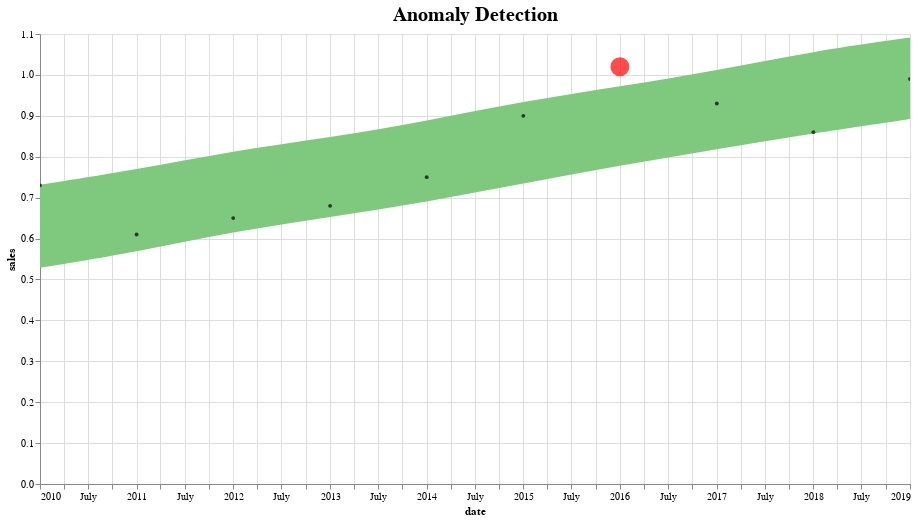

Notebook code for this chart:
### Code cell
def plot_anomalies(forecasted):
    interval = alt.Chart(forecasted).mark_area(interpolate="basis", color = '#7FC97F').encode(
    x=alt.X('ds:T',  title ='date'),
    y='yhat_upper',
    y2='yhat_lower',
    tooltip=['ds', 'fact', 'yhat_lower', 'yhat_upper']
    ).interactive().properties(
        title='Anomaly Detection'
    )

    fact = alt.Chart(forecasted[forecasted.anomaly==0]).mark_circle(size=15, opacity=0.7, color = 'Black').encode(
        x='ds:T',
        y=alt.Y('fact', title='sales'),    
        tooltip=['ds', 'fact', 'yhat_lower', 'yhat_upper']
    ).interactive()

    anomalies = alt.Chart(forecasted[forecasted.anomaly!=0]).mark_circle(size=30, color = 'Red').encode(
        x='ds:T',
        y=alt.Y('fact', title='sales'),    
        tooltip=['ds', 'fact', 'yhat_lower', 'yhat_upper'],
        size = alt.Size( 'importance', legend=None)
    ).interactive()

    return alt.layer(interval, fact, anomalies)\
              .properties(width=870, height=450)\
              .configure_title(fontSize=20)
              
plot_anomalies(pred)
plot_anomalies(recent_pred)

### Figure 1 — Vega-Lite specification as saved in the notebook (floating-point values rounded to 4 significant figures)
{"config": {"view": {"continuousWidth": 400, "continuousHeight": 300}, "title": {"fontSize": 20}}, "layer": [{"data": {"name": "data-6cc8481393e677001d365070bbf3dc64"}, "mark": {"type": "area", "color": "#7FC97F", "interpolate": "basis"}, "encoding": {"tooltip": [{"type": "temporal", "field": "ds"}, {"type": "quantitative", "field": "fact"}, {"type": "quantitative", "field": "yhat_lower"}, {"type": "quantitative", "field": "yhat_upper"}], "x": {"type": "temporal", "field": "ds", "title": "date"}, "y": {"type": "quantitative", "field": "yhat_upper"}, "y2": {"field": "yhat_lower"}}, "selection": {"selector025": {"type": "interval", "bind": "scales", "encodings": ["x", "y"]}}, "title": "Anomaly Detection"}, {"data": {"name": "data-6c6b5bc27f6360f57014bff3b085303e"}, "mark": {"type": "circle", "color": "Black", "opacity": 0.7, "size": 15}, "encoding": {"tooltip": [{"type": "temporal", "field": "ds"}, {"type": "quantitative", "field": "fact"}, {"type": "quantitative", "field": "yhat_lower"}, {"type": "quantitative", "field": "yhat_upper"}], "x": {"type": "temporal", "field": "ds"}, "y": {"type": "quantitative", "field": "fact", "title": "sales"}}, "selection": {"selector026": {"type": "interval", "bind": "scales", "encodings": ["x", "y"]}}}, {"data": {"name": "data-28bef50642877d2d37e31b25e8e076c7"}, "mark": {"type": "circle", "color": "Red", "size": 30}, "encoding": {"size": {"type": "quantitative", "field": "importance", "legend": null}, "tooltip": [{"type": "temporal", "field": "ds"}, {"type": "quantitative", "field": "fact"}, {"type": "quantitative", "field": "yhat_lower"}, {"type": "quantitative", "field": "yhat_upper"}], "x": {"type": "temporal", "field": "ds"}, "y": {"type": "quantitative", "field": "fact", "title": "sales"}}, "selection": {"selector027": {"type": "interval", "bind": "scales", "encodings": ["x", "y"]}}}], "height": 450, "width": 870, "$schema": "https://vega.github.io/schema/vega-lite/v4.8.1.json", "datasets": {"data-6cc8481393e677001d365070bbf3dc64": [{"ds": "2010-01-01T00:00:00", "trend": 0.6304, "yhat": 0.6304, "yhat_lower": 0.5285, "yhat_upper": 0.7315, "fact": 0.73, "anomaly": 0, "importance": 0.0}, {"ds": "2011-01-01T00:00:00", "trend": 0.6707, "yhat": 0.6707, "yhat_lower": 0.5675, "yhat_upper": 0.7682, "fact": 0.61, "anomaly": 0, "importance": 0.0}, {"ds": "2012-01-01T00:00:00", "trend": 0.711, "yhat": 0.711, "yhat_lower": 0.617, "yhat_upper": 0.815, "fact": 0.65, "anomaly": 0, "importance": 0.0}, {"ds": "2013-01-01T00:00:00", "trend": 0.7515, "yhat": 0.7515, "yhat_lower": 0.6527, "yhat_upper": 0.8466, "fact": 0.68, "anomaly": 0, "importance": 0.0}, {"ds": "2014-01-01T00:00:00", "trend": 0.7918, "yhat": 0.7918, "yhat_lower": 0.6894, "yhat_upper": 0.8871, "fact": 0.75, "anomaly": 0, "importance": 0.0}, {"ds": "2015-01-01T00:00:00", "trend": 0.8321, "yhat": 0.8321, "yhat_lower": 0.7348, "yhat_upper": 0.9355, "fact": 0.9, "anomaly": 0, "importance": 0.0}, {"ds": "2016-01-01T00:00:00", "trend": 0.8724, "yhat": 0.8724, "yhat_lower": 0.7786, "yhat_upper": 0.9719, "fact": 1.02, "anomaly": 1, "importance": 0.04714}, {"ds": "2017-01-01T00:00:00", "trend": 0.9129, "yhat": 0.9129, "yhat_lower": 0.8186, "yhat_upper": 1.011, "fact": 0.93, "anomaly": 0, "importance": 0.0}, {"ds": "2018-01-01T00:00:00", "trend": 0.9532, "yhat": 0.9532, "yhat_lower": 0.8577, "yhat_upper": 1.058, "fact": 0.86, "anomaly": 0, "importance": 0.0}, {"ds": "2019-01-01T00:00:00", "trend": 0.9935, "yhat": 0.9935, "yhat_lower": 0.8921, "yhat_upper": 1.091, "fact": 0.99, "anomaly": 0, "importance": 0.0}], "data-6c6b5bc27f6360f57014bff3b085303e": [{"ds": "2010-01-01T00:00:00", "trend": 0.6304, "yhat": 0.6304, "yhat_lower": 0.5285, "yhat_upper": 0.7315, "fact": 0.73, "anomaly": 0, "importance": 0.0}, {"ds": "2011-01-01T00:00:00", "trend": 0.6707, "yhat": 0.6707, "yhat_lower": 0.5675, "yhat_upper": 0.7682, "fact": 0.61, "anomaly": 0, "importance": 0.0}, {"ds": "2012-01-01T00:00:00", "trend": 0.711, "yhat": 0.711, "yhat_lower": 0.617, "yhat_upper": 0.815, "fact": 0.65, "anomaly": 0, "importance": 0.0}, {"ds": "2013-01-01T00:00:00", "trend": 0.7515, "yhat": 0.7515, "yhat_lower": 0.6527, "yhat_upper": 0.8466, "fact": 0.68, "anomaly": 0, "importance": 0.0}, {"ds": "2014-01-01T00:00:00", "trend": 0.7918, "yhat": 0.7918, "yhat_lower": 0.6894, "yhat_upper": 0.8871, "fact": 0.75, "anomaly": 0, "importance": 0.0}, {"ds": "2015-01-01T00:00:00", "trend": 0.8321, "yhat": 0.8321, "yhat_lower": 0.7348, "yhat_upper": 0.9355, "fact": 0.9, "anomaly": 0, "importance": 0.0}, {"ds": "2017-01-01T00:00:00", "trend": 0.9129, "yhat": 0.9129, "yhat_lower": 0.8186, "yhat_upper": 1.011, "fact": 0.93, "anomaly": 0, "importance": 0.0}, {"ds": "2018-01-01T00:00:00", "trend": 0.9532, "yhat": 0.9532, "yhat_lower": 0.8577, "yhat_upper": 1.058, "fact": 0.86, "anomaly": 0, "importance": 0.0}, {"ds": "2019-01-01T00:00:00", "trend": 0.9935, "yhat": 0.9935, "yhat_lower": 0.8921, "yhat_upper": 1.091, "fact": 0.99, "anomaly": 0, "importance": 0.0}], "data-28bef50642877d2d37e31b25e8e076c7": [{"ds": "2016-01-01T00:00:00", "trend": 0.8724, "yhat": 0.8724, "yhat_lower": 0.7786, "yhat_upper": 0.9719, "fact": 1.02, "anomaly": 1, "importance": 0.04714}]}}
